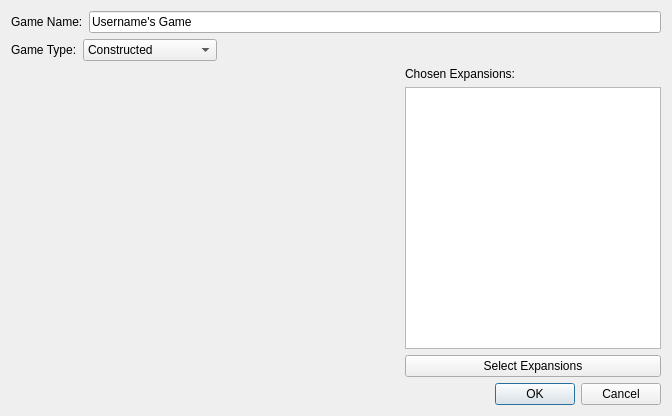
<?xml version="1.0" encoding="UTF-8"?>
<ui version="4.0">
 <class>NewGameDialog</class>
 <widget class="QDialog" name="NewGameDialog">
  <property name="geometry">
   <rect>
    <x>0</x>
    <y>0</y>
    <width>672</width>
    <height>416</height>
   </rect>
  </property>
  <property name="windowTitle">
   <string>Dialog</string>
  </property>
  <layout class="QVBoxLayout" name="verticalLayout_3">
   <item>
    <layout class="QHBoxLayout" name="horizontalLayout_2">
     <item>
      <widget class="QLabel" name="label">
       <property name="text">
        <string>Game Name:</string>
       </property>
      </widget>
     </item>
     <item>
      <widget class="QLineEdit" name="gameName">
       <property name="toolTip">
        <string>The name this game of PTG will appear under.</string>
       </property>
       <property name="text">
        <string>Username's Game</string>
       </property>
      </widget>
     </item>
    </layout>
   </item>
   <item>
    <layout class="QHBoxLayout" name="horizontalLayout">
     <item>
      <widget class="QLabel" name="label_2">
       <property name="text">
        <string>Game Type:</string>
       </property>
      </widget>
     </item>
     <item>
      <widget class="QComboBox" name="cbGameType">
       <item>
        <property name="text">
         <string>Constructed</string>
        </property>
       </item>
       <item>
        <property name="text">
         <string>Random Decks</string>
        </property>
       </item>
       <item>
        <property name="text">
         <string>Two-Headed Giant</string>
        </property>
       </item>
       <item>
        <property name="text">
         <string>Commander</string>
        </property>
       </item>
       <item>
        <property name="text">
         <string>Draft</string>
        </property>
       </item>
       <item>
        <property name="text">
         <string>Yu-Gi-Oh</string>
        </property>
       </item>
      </widget>
     </item>
     <item>
      <spacer name="horizontalSpacer_2">
       <property name="orientation">
        <enum>Qt::Horizontal</enum>
       </property>
       <property name="sizeHint" stdset="0">
        <size>
         <width>40</width>
         <height>20</height>
        </size>
       </property>
      </spacer>
     </item>
    </layout>
   </item>
   <item>
    <layout class="QHBoxLayout" name="horizontalLayout_5">
     <item>
      <spacer name="verticalSpacer">
       <property name="orientation">
        <enum>Qt::Vertical</enum>
       </property>
       <property name="sizeHint" stdset="0">
        <size>
         <width>20</width>
         <height>40</height>
        </size>
       </property>
      </spacer>
     </item>
     <item>
      <spacer name="horizontalSpacer_3">
       <property name="orientation">
        <enum>Qt::Horizontal</enum>
       </property>
       <property name="sizeHint" stdset="0">
        <size>
         <width>40</width>
         <height>20</height>
        </size>
       </property>
      </spacer>
     </item>
     <item>
      <layout class="QVBoxLayout" name="expansionLayout">
       <item>
        <widget class="QLabel" name="lblChosenExpansions">
         <property name="text">
          <string>Chosen Expansions:</string>
         </property>
        </widget>
       </item>
       <item>
        <widget class="QListView" name="lvExpansions">
         <property name="sizePolicy">
          <sizepolicy hsizetype="Minimum" vsizetype="Expanding">
           <horstretch>0</horstretch>
           <verstretch>0</verstretch>
          </sizepolicy>
         </property>
        </widget>
       </item>
       <item>
        <widget class="QPushButton" name="btnSelectExpansions">
         <property name="text">
          <string>Select Expansions</string>
         </property>
        </widget>
       </item>
      </layout>
     </item>
    </layout>
   </item>
   <item>
    <layout class="QHBoxLayout" name="horizontalLayout_3">
     <item>
      <spacer name="horizontalSpacer">
       <property name="orientation">
        <enum>Qt::Horizontal</enum>
       </property>
       <property name="sizeHint" stdset="0">
        <size>
         <width>40</width>
         <height>20</height>
        </size>
       </property>
      </spacer>
     </item>
     <item>
      <widget class="QDialogButtonBox" name="buttonBox">
       <property name="orientation">
        <enum>Qt::Horizontal</enum>
       </property>
       <property name="standardButtons">
        <set>QDialogButtonBox::Cancel|QDialogButtonBox::Ok</set>
       </property>
      </widget>
     </item>
    </layout>
   </item>
  </layout>
 </widget>
 <resources/>
 <connections>
  <connection>
   <sender>buttonBox</sender>
   <signal>accepted()</signal>
   <receiver>NewGameDialog</receiver>
   <slot>accept()</slot>
   <hints>
    <hint type="sourcelabel">
     <x>248</x>
     <y>254</y>
    </hint>
    <hint type="destinationlabel">
     <x>157</x>
     <y>274</y>
    </hint>
   </hints>
  </connection>
  <connection>
   <sender>buttonBox</sender>
   <signal>rejected()</signal>
   <receiver>NewGameDialog</receiver>
   <slot>reject()</slot>
   <hints>
    <hint type="sourcelabel">
     <x>316</x>
     <y>260</y>
    </hint>
    <hint type="destinationlabel">
     <x>286</x>
     <y>274</y>
    </hint>
   </hints>
  </connection>
 </connections>
</ui>
